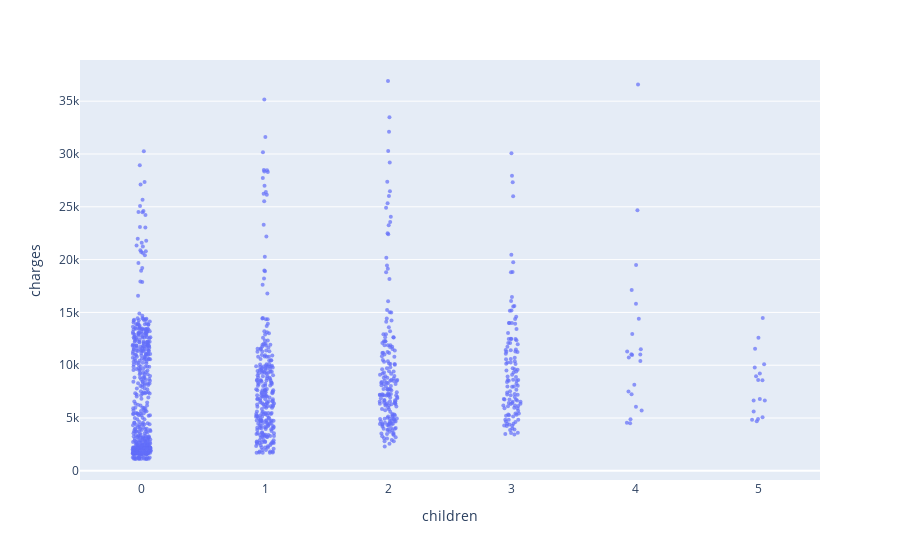

The notebook cell this image was saved under:
### Code cell
fig=px.strip(non_smoker_df,x='children',y='charges')
fig.update_traces(marker_size=4,marker_opacity=0.7)
fig.show()

### Figure 1 — Plotly figure (JSON) as saved in the notebook; plotly's stock layout.template omitted (floating-point values rounded to 4 significant figures; data arrays with more than 128 entries replaced by an {"elided": "..."} marker saying what was removed)
{"data": [{"alignmentgroup": "True", "boxpoints": "all", "fillcolor": "rgba(255,255,255,0)", "hoveron": "points", "hovertemplate": "children=%{x}<br>charges=%{y}<extra></extra>", "legendgroup": "", "line": {"color": "rgba(255,255,255,0)"}, "marker": {"color": "#636efa", "opacity": 0.7, "size": 4}, "name": "", "offsetgroup": "", "orientation": "v", "pointpos": 0, "showlegend": false, "type": "box", "x": {"elided": "1064 int values"}, "x0": " ", "xaxis": "x", "y": {"elided": "1064 float values"}, "y0": " ", "yaxis": "y"}], "layout": {"boxmode": "group", "legend": {"tracegroupgap": 0}, "margin": {"t": 60}, "xaxis": {"anchor": "y", "domain": [0, 1], "title": {"text": "children"}}, "yaxis": {"anchor": "x", "domain": [0, 1], "title": {"text": "charges"}}}}
